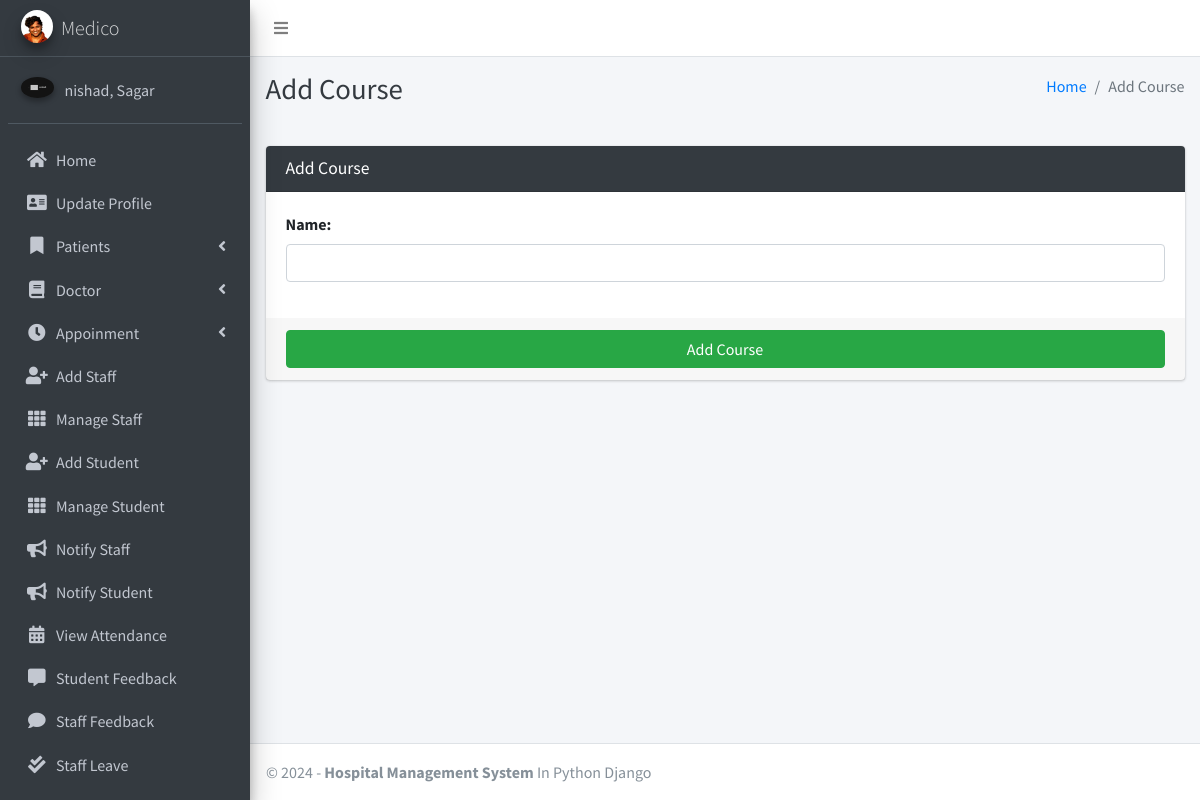
The app's page /course/add (signed in) with its own data.
### main_app/models.py (models this page shows)
class CustomUser(AbstractUser):
    USER_TYPE = ((1, "HOD"), (2, "Staff"), (3, "Student"))
    GENDER = [("M", "Male"), ("F", "Female")]
    username = None  # Removed username, using email instead
    email = models.EmailField(unique=True)
    user_type = models.CharField(default=1, choices=USER_TYPE, max_length=1)
    gender = models.CharField(max_length=1, choices=GENDER)
    profile_pic = models.ImageField()
    address = models.TextField()
    fcm_token = models.TextField(default="")  # For firebase notifications
    created_at = models.DateTimeField(auto_now_add=True)
    updated_at = models.DateTimeField(auto_now=True)
    USERNAME_FIELD = "email"
    REQUIRED_FIELDS = []
    objects = CustomUserManager()
    def __str__(self):
        return self.last_name + ", " + self.first_name

### main_app/hod_views.py (the view, shortened to what this page needs)
# urls.py: path("course/add", hod_views.add_course, name='add_course'),
def add_course(request):
    form = CourseForm(request.POST or None)
    context = {
        'form': form,
        'page_title': 'Add Course'
    }
    return render(request, 'hod_template/add_course_template.html', context)

### main_app/forms.py
class CourseForm(FormSettings):
    def __init__(self, *args, **kwargs):
        super(CourseForm, self).__init__(*args, **kwargs)
    class Meta:
        fields = ['name']
        model = Course

### main_app/templates/hod_template/add_course_template.html
{% extends 'main_app/base.html' %}
{% load static %}
{% block page_title %}{{page_title}}{% endblock page_title %}
{% block content %}
<section class="content">
    <div class="container-fluid">
        <div class="row">
            <div class="col-md-12">
                <div class="card card-dark">
                    <div class="card-header">
                        <h3 class="card-title">{{page_title}}</h3>
                    </div>
                    {% include "main_app/form_template.html" with messages=messages  form=form button_text="Add Course"%}
                </div>
            </div>
        </div>
    </div>
</section>
{% endblock content %}

### main_app/templates/main_app/sidebar_template.html (shortened to what this page needs)
{% load static %}
<aside class="main-sidebar sidebar-dark-info elevation-4">
    {% if request.user.user_type == '1' %}
    <a href="{% url 'admin_home' %}" class="brand-link">
        <img src="{% static 'dist/img/passport.png' %} " alt="AdminLTE Logo"
            class="brand-image img-circle elevation-3" >
        <span class="brand-text font-weight-light">Medico</span>
    </a>
    <div class="sidebar">
        <div class="user-panel mt-3 pb-3 mb-3 d-flex">
            <div class="image">
                <img src="{{ request.user.profile_pic}}" class="img-circle elevation-2" alt="User Image">
            </div>
            <div class="info">
                <a href="#" class="d-block">{{user}}</a>
            </div>
        </div>
        <nav class="mt-2">
            <ul class="nav nav-pills nav-sidebar flex-column" data-widget="treeview" role="menu" data-accordion="false">
                <li class="nav-item">
                    {% url 'admin_home' as admin_home %}
                    <a href="{{admin_home}}" class="nav-link {% if admin_home == request.path %} active {% endif %}">
                        <i class="nav-icon fas fa-home"></i>
                        <p>
                            Home
                        </p>
                    </a>
                </li>
                <li class="nav-item">
                    {% url 'admin_view_profile' as admin_view_profile %}
                    <a href="{{admin_view_profile}}"
                        class="nav-link {% if admin_view_profile == request.path %} active {% endif %}">
                        <i class="nav-icon fas fa-address-card"></i>
                        <p>
                            Update Profile
                        </p>
                    </a>
                </li>
                <li class="nav-item has-treeview">
                    <a href="#" class="nav-link">
                        <i class="nav-icon fas fa-bookmark"></i>
                        <p>
                            Patients
                            <i class="fas fa-angle-left right"></i>
                        </p>
                    </a>
                </li>
                <li class="nav-item has-treeview">
                    <a href="#" class="nav-link">
                        <i class="nav-icon fas fa-book"></i>
                        <p>
                            Doctor
                            <i class="fas fa-angle-left right"></i>
                        </p>
                    </a>
                </li>
                <li class="nav-item has-treeview">
                    <a href="#" class="nav-link">
                        <i class="nav-icon fas fa-clock"></i>
                        <p>
                            Appoinment
                            <i class="fas fa-angle-left right"></i>
                        </p>
                    </a>
                </li>
                <li class="nav-item">
                    {% url 'add_staff' as add_staff %}
                    <a href="{{add_staff}}" class="nav-link {% if add_staff == request.path %} active {% endif %}">
                        <i class="nav-icon fas fa-user-plus"></i>
                        <p>
                            Add Staff
                        </p>
                    </a>
                </li>
                <li class="nav-item">
                    {% url 'manage_staff' as manage_staff %}
                    {% url 'edit_staff' staff_id as edit_staff %}
                    <a href="{{manage_staff}}"
                        class="nav-link {% if manage_staff == request.path or request.path == edit_staff %} active {% endif %}">
                        <i class="nav-icon fas fa-th"></i>
                        <p>
                            Manage Staff
                        </p>
                    </a>
                </li>
                <li class="nav-item">
                    {% url 'add_student' as add_student%}
                    <a href="{{add_student}}" class="nav-link  {% if add_student == request.path %} active {% endif %}">
                        <i class="nav-icon fas fa-user-plus"></i>
                        <p>
                            Add Student
                        </p>
                    </a>
                </li>
                <li class="nav-item">
                    {% url 'manage_student' as manage_student %}
                    {% url 'edit_student' student_id as edit_student %}
                    <a href="{{manage_student}}"
                        class="nav-link  {% if edit_student == request.path or manage_student == request.path %} active {% endif %}">
                        <i class="nav-icon fas fa-th"></i>
                        <p>
                            Manage Student
                        </p>
                    </a>
                </li>
                <li class="nav-item">
                    {% url 'admin_notify_staff' as admin_notify_staff %}
                    <a href="{{admin_notify_staff}}"
                        class="nav-link {% if admin_notify_staff == request.path %} active {% endif %}">
                        <i class="nav-icon fas fa-bullhorn"></i>
                        <p>
                            Notify Staff
                        </p>
                    </a>
                </li>
                <li class="nav-item">
                    {% url 'admin_notify_student' as admin_notify_student %}
                    <a href="{{admin_notify_student}}"
                        class="nav-link {% if admin_notify_student == request.path %} active {% endif %}">
                        <i class="nav-icon fas fa-bullhorn"></i>
                        <p>
                            Notify Student
                        </p>
                    </a>
                </li>
                <li class="nav-item">
                    {% url 'admin_view_attendance' as admin_view_attendance %}
                <li class="nav-item">
                    <a href="{{admin_view_attendance}}"
                        class="nav-link  {% if admin_view_attendance == request.path %} active {% endif %}">
                        <i class="nav-icon fas fa-calendar-alt"></i>
                        <p>
                            View Attendance
                        </p>
                    </a>
                </li>
                <li class="nav-item">
                    {% url 'student_feedback_message' as student_feedback_message %}
                    <a href="{{ student_feedback_message }}"
                        class="nav-link  {% if student_feedback_message == request.path %} active {% endif %}">
                        <i class="nav-icon fas fa-comment-alt"></i>
                        <p>
                            Student Feedback
                        </p>
                    </a>
                </li>
                <li class="nav-item">
                    {% url 'staff_feedback_message' as staff_feedback_message %}
                    <a href="{{staff_feedback_message}}"
                        class="nav-link   {% if staff_feedback_message == request.path %} active {% endif %}">
                        <i class="nav-icon fas fa-comment"></i>
                        <p>
                            Staff Feedback
                        </p>
                    </a>
                </li>
                <li class="nav-item">
                    {% url 'view_staff_leave' as view_staff_leave %}
                    <a href="{{view_staff_leave}}"
                        class="nav-link  {% if view_staff_leave == request.path %} active {% endif %}">
                        <i class="nav-icon fas fa-check-double"></i>
                        <p>
                            Staff Leave
                        </p>
                    </a>
                </li>
                <li class="nav-item">
                    {% url 'view_student_leave' as view_student_leave %}
                    <a href="{% url 'view_student_leave' %}"
                        class="nav-link  {% if view_student_leave == request.path %} active {% endif %}">
                    </a>
                </li>
                                        {% endif %}
                                    </ul>
                                </nav>
                            </div>
</aside>

### records on screen
CustomUser: user.profile_pic (picture), last_name+first_name "nishad, Sagar"

### other values on screen
{{ page_title }} "Add Course"
{{ field.label_tag }} "Name:"
{{ button_text }} "Add Course"
